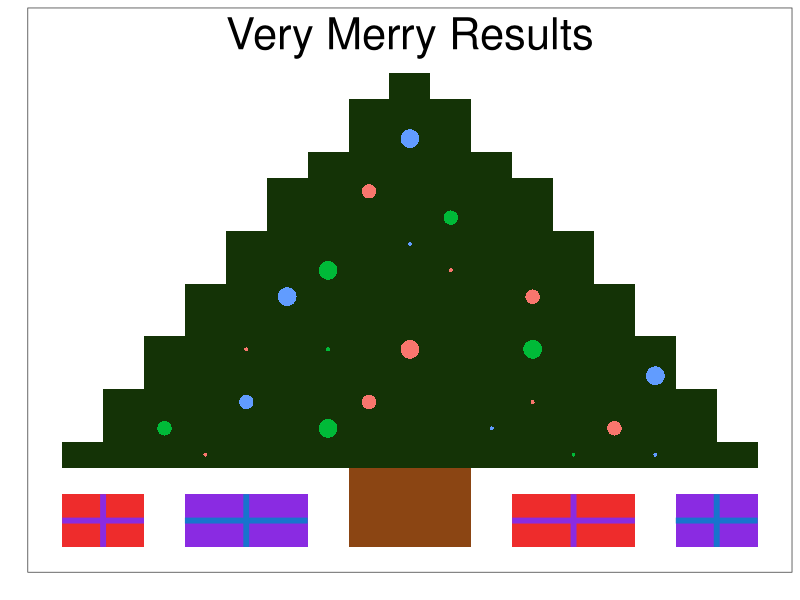

The R script that drew this image:

########################################################################################################################
########################################################################################################################
##                                MY GROUND-BREAKING, EARTH-SHATTERING RESEARCH PROJECT                               ##
########################################################################################################################
########################################################################################################################


# Clear environment:
rm(list = ls())


# Load libraries:
library(ggplot2)


# Bring in data:
some_data <- read.csv("data/research_data.csv")


# Generate some data:
more_data <- data.frame(x = c(6, 9, 15, 17, 5, 13, 16, 7, 10, 14, 7, 9, 11, 
                                   14, 8, 14, 9, 12, 11, 12, 14, 11, 17, 10))
more_data$y <- c(4, 5, 4, 4, 5, 5, 5, 6, 6, 6, 8, 8, 8, 8, 10,
                      10, 11, 11, 12, 13, 10, 16, 7, 14)
more_data$color <- factor(c(1, 2, 2, 3, 2, 3, 1, 3, 1, 1, 1, 2, 1, 2,
                                  3, 3, 2, 1, 3, 2, 1, 3, 3, 1))
more_data$size <- c(1, 3, 1, 1, 2, 1, 2, 2, 2, 1, 1, 1, 3, 3, 3,
                         2, 3, 1, 1, 2, 2, 3, 3, 2)


# Perform analysis:
analysis <- ggplot() + 
  geom_tile(data = some_data, aes(x = important_x_var, y = important_y_var, fill = color)) +
  # This is some code that will cause a conflict
  geom_point(data = more_data, aes(x = x, y = y, colour = color, size = size), shape = 16) +
  geom_segment(aes(x = 2.5, xend = 4.5, y = 1.5, yend = 1.5), colour = "blueviolet", size = 2) +
  geom_segment(aes(x = 5.5, xend = 8.5, y = 1.5, yend = 1.5), colour = "dodgerblue3", size = 2) +
  geom_segment(aes(x = 13.5, xend = 16.5, y = 1.5, yend = 1.5), colour = "blueviolet", size = 2) +
  geom_segment(aes(x = 17.5, xend = 19.5, y = 1.5, yend = 1.5), colour = "dodgerblue3", size = 2) +
  geom_segment(aes(x = 3.5, xend = 3.5, y = 0.5, yend = 2.5), colour = "blueviolet", size = 2) +
  geom_segment(aes(x = 7.0, xend = 7.0, y = 0.5, yend = 2.5), colour = "dodgerblue3", size = 2) +
  geom_segment(aes(x = 15.0, xend = 15.0, y = 0.5, yend = 2.5), colour = "blueviolet", size = 2) +
  geom_segment(aes(x = 18.5, xend = 18.5, y = 0.5, yend = 2.5), colour = "dodgerblue3", size = 2) +
  annotate("text", x = 11, y = 20, label = "Very Merry Results", size = 11) +
  scale_fill_identity() + 
  theme_bw() +
  scale_x_continuous(breaks = NULL) + 
  scale_y_continuous(breaks = NULL) +
  labs(x = "", y = "") + theme(legend.position = "none")


# Results:
analysis


########################################################################################################################
########################################################################################################################
##                                                          END                                                       ##
########################################################################################################################
########################################################################################################################